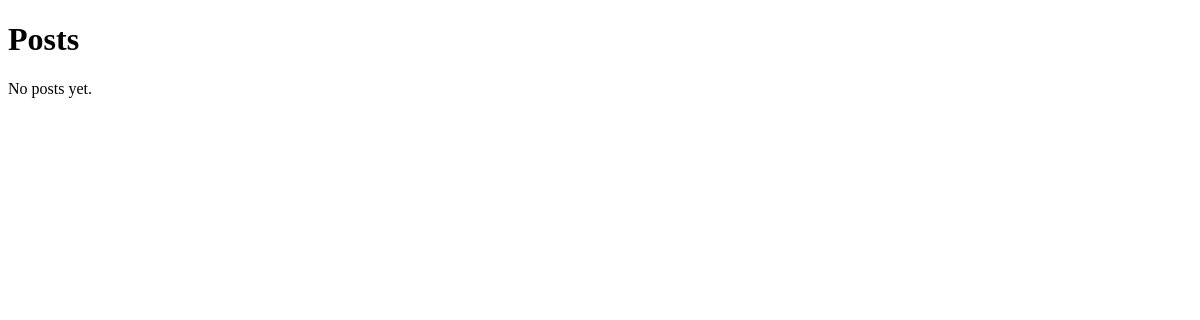
/blog/, run on an earlier commit of the app's database.
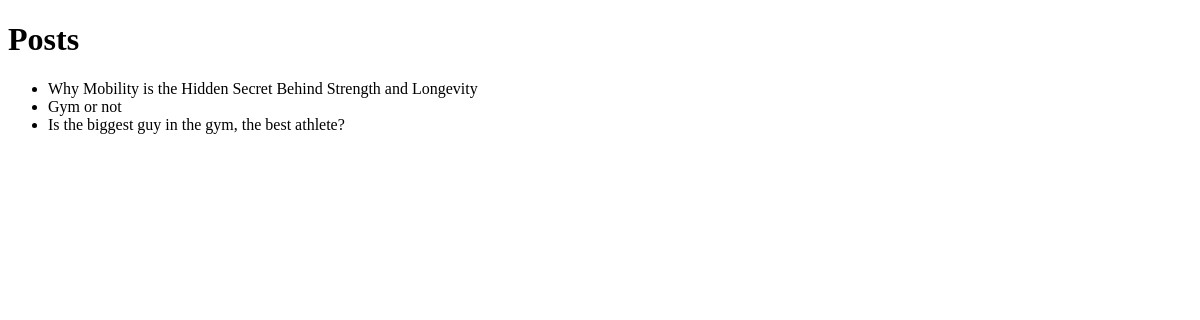
And on a later commit of the database.
### blog/models.py (models this page shows)
class Post(models.Model):
    title = models.CharField(max_length=200, unique=True)
    slug = models.SlugField(max_length=200, unique=True)
    author = models.ForeignKey(
    User, on_delete=models.CASCADE, related_name="blog_posts"
)
    content = models.TextField()
    created_on = models.DateTimeField(auto_now_add=True)
    status = models.IntegerField(choices=STATUS, default=0)
    excerpt = models.TextField(blank=True)
    updated_on = models.DateTimeField(auto_now=True)

### blog/views.py (the view)
# urls.py: path("", PostList.as_view(), name="post_list"),
class PostList(ListView):
    model = Post
    template_name = "blog/post_list.html"

### blog/templates/blog/post_list.html
<!doctype html>
<h1>Posts</h1>
{% if object_list %}
  <ul>
  {% for post in object_list %}
    <li>{{ post.title }}</li>
  {% endfor %}
  </ul>
{% else %}
  <p>No posts yet.</p>
{% endif %}

What changed in the data, as far as the page shows it:
added Post: title "Why Mobility is the Hidden Secret Behind Strength and Longevity"
added Post: title "Gym or not"
added Post: title "Is the biggest guy in the gym, the best athlete?"
Also different on the page:
text no longer shown: "No posts yet."
